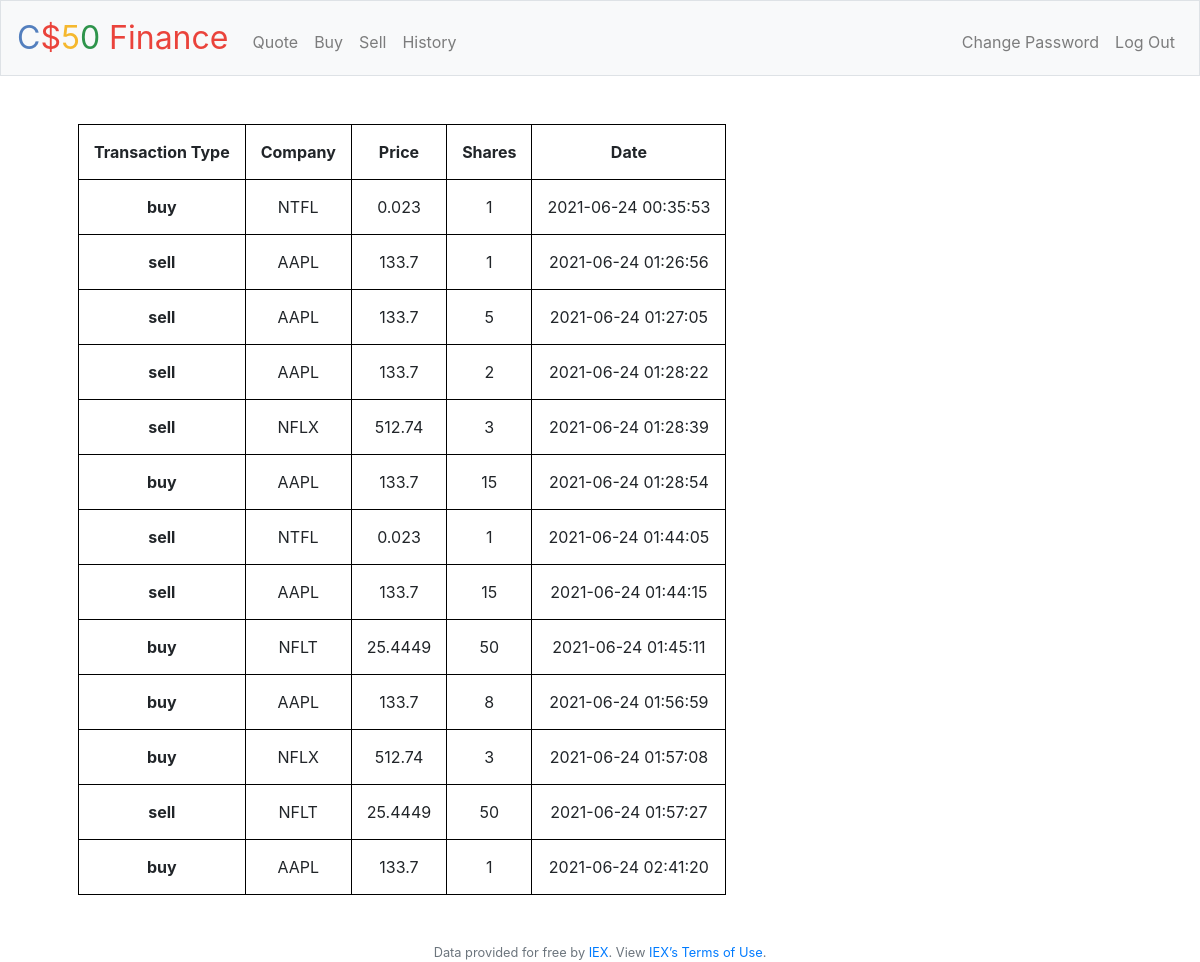
The app's page /history (signed in) with its own data.
### tables this page shows
CREATE TABLE 'transactions' ('id' integer PRIMARY KEY NOT NULL, 'username' text NOT NULL, 'type' text NOT NULL, 'company' text NOT NULL, 'shares' integer NOT NULL, 'price' numeric NOT NULL, 'cost' numeric NOT NULL, 'date' datetime);

### application.py (the view)
@app.route("/history")
@login_required
def history():
    username = db.execute("SELECT username FROM users WHERE id = ?", session["user_id"])[0]['username']
    things = db.execute("SELECT company, shares, price, date FROM transactions WHERE username = ?", username)
    return render_template("history.html", things=things)

### application.py (called while the page is built)
@app.after_request
def after_request(response):
    response.headers["Cache-Control"] = "no-cache, no-store, must-revalidate"
    response.headers["Expires"] = 0
    response.headers["Pragma"] = "no-cache"
    return response

### helpers.py (called while the page is built)
def login_required(f):
    @wraps(f)
    def decorated_function(*args, **kwargs):
        if session.get("user_id") is None:
            return redirect("/login")
        return f(*args, **kwargs)
    return decorated_function

### templates/history.html (shortened to what this page needs)
{% extends "layout.html" %}
{% block main %}
   <table>
      <thead>
        <tr>
          <th scope="col"> Transaction Type </th>
          <th scope="col"> Company </th>
          <th scope="col"> Price </th>
          <th scope="col"> Shares </th>
          <th scope="col"> Date </th>
        </tr>
      </thead>
      <tbody>
        {% for thing in things %}
        <tr>
          <th scope="row">
              {{ "buy" if thing["shares"] > 0 else "sell" }}
          </th>
          <td>  {{ thing["company"] }}  </td>
          <td>  {{ thing["price"] }}  </td>
          <td>  {{ thing["shares"]|abs }}  </td>
          <td>  {{ thing["date"] }}  </td>
        </tr>
        {% endfor %}
      </body>
{% endblock %}

### templates/layout.html (shortened to what this page needs)
<!DOCTYPE html>
<html lang="en">
    <head>
        <link rel="stylesheet" href="https://cdn.jsdelivr.net/npm/bootstrap@4.5.3/dist/css/bootstrap.min.css">
        <link href="/static/styles.css" rel="stylesheet">
    </head>
    <body>
        <nav class="navbar navbar-expand-md navbar-light bg-light border">
            <a class="navbar-brand" href="/"><span class="blue">C</span><span class="red">$</span><span class="yellow">5</span><span class="green">0</span> <span class="red">Finance</span></a>
            <div class="collapse navbar-collapse" id="navbar">
                {% if session.user_id %}
                    <ul class="navbar-nav mr-auto mt-2">
                        <li class="nav-item"><a class="nav-link" href="/quote">Quote</a></li>
                        <li class="nav-item"><a class="nav-link" href="/buy">Buy</a></li>
                        <li class="nav-item"><a class="nav-link" href="/sell">Sell</a></li>
                        <li class="nav-item"><a class="nav-link" href="/history">History</a></li>
                    </ul>
                    <ul class="navbar-nav ml-auto mt-2">
                        <li class="nav-item"><a class="nav-link" href="/change">Change Password</a></li>
                        <li class="nav-item"><a class="nav-link" href="/logout">Log Out</a></li>
                    </ul>
                {% else %}
                    <ul class="navbar-nav ml-auto mt-2">
                        <li class="nav-item"><a class="nav-link" href="/register">Register</a></li>
                        <li class="nav-item"><a class="nav-link" href="/login">Log In</a></li>
                    </ul>
                {% endif %}
            </div>
        </nav>
        <main class="container p-5">
            {% block main %}{% endblock %}
        <footer class="small text-center text-muted">
            Data provided for free by <a href="https://iextrading.com/developer">IEX</a>. View <a href="https://iextrading.com/api-exhibit-a/">IEX’s Terms of Use</a>.
        </footer>
    </body>
</html>

### static/styles.css (style rules this page uses)
nav .navbar-brand { font-size: xx-large; }
nav .navbar-brand .blue { color: #537fbe; }
nav .navbar-brand .red { color: #ea433b; }
nav .navbar-brand .yellow { color: #f5b82e; }
nav .navbar-brand .green { color: #2e944b; }
main { overflow-x: auto; text-align: center; }
table, th, td { border: 1px solid black; padding: 15px; }

### records on screen
transactions: shares "buy", company "NTFL", price "0.023", shares|abs "1", date "2021-06-24 00:35:53"
transactions: shares "sell", company "AAPL", price "133.7", shares|abs "1", date "2021-06-24 01:26:56"
transactions: shares "sell", company "AAPL", price "133.7", shares|abs "5", date "2021-06-24 01:27:05"
transactions: shares "sell", company "AAPL", price "133.7", shares|abs "2", date "2021-06-24 01:28:22"
transactions: shares "sell", company "NFLX", price "512.74", shares|abs "3", date "2021-06-24 01:28:39"
transactions: shares "buy", company "AAPL", price "133.7", shares|abs "15", date "2021-06-24 01:28:54"
transactions: shares "sell", company "NTFL", price "0.023", shares|abs "1", date "2021-06-24 01:44:05"
transactions: shares "sell", company "AAPL", price "133.7", shares|abs "15", date "2021-06-24 01:44:15"
transactions: shares "buy", company "NFLT", price "25.4449", shares|abs "50", date "2021-06-24 01:45:11"
transactions: shares "buy", company "AAPL", price "133.7", shares|abs "8", date "2021-06-24 01:56:59"
transactions: shares "buy", company "NFLX", price "512.74", shares|abs "3", date "2021-06-24 01:57:08"
transactions: shares "sell", company "NFLT", price "25.4449", shares|abs "50", date "2021-06-24 01:57:27"
transactions: shares "buy", company "AAPL", price "133.7", shares|abs "1", date "2021-06-24 02:41:20"
